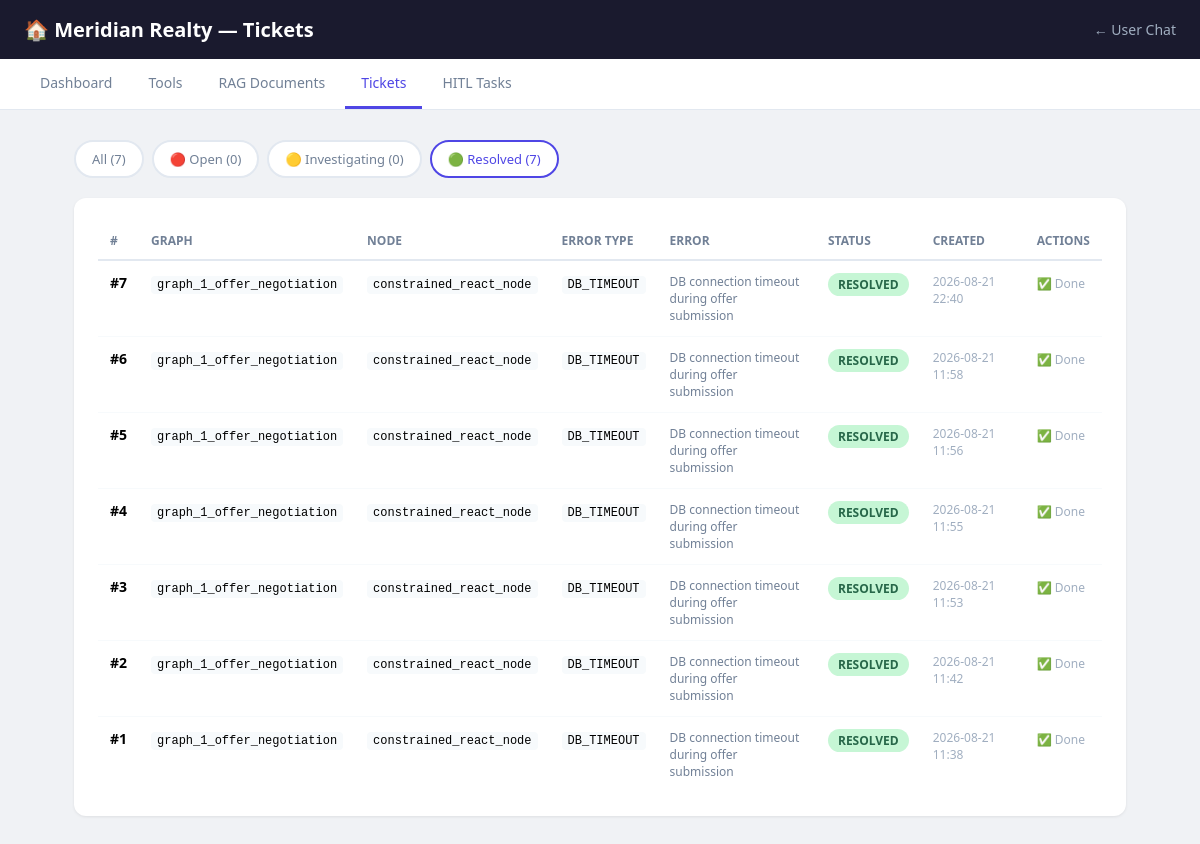
/admin/tickets?status=RESOLVED, run on the app's committed database.
### tables this page shows
CREATE TABLE tickets (
            ticket_id   INTEGER PRIMARY KEY AUTOINCREMENT,
            thread_id   TEXT NOT NULL,
            graph_name  TEXT NOT NULL,
            node_name   TEXT NOT NULL DEFAULT 'unknown',
            error_type  TEXT NOT NULL DEFAULT 'RUNTIME_ERROR',
            error_message TEXT NOT NULL,
            state_snapshot TEXT,
            status      TEXT NOT NULL DEFAULT 'OPEN',
            resolution  TEXT,
            created_at  TEXT DEFAULT (datetime('now')),
            updated_at  TEXT DEFAULT (datetime('now')),
            resolved_at TEXT
        );

### App.py (the view)
@app.route("/admin/tickets")
def admin_tickets():
    status = request.args.get("status")
    tickets = list_tickets(status=status, limit=50)
    summary = get_ticket_summary()
    return render_template("tickets.html", tickets=tickets, summary=summary,
                           current_status=status)

### state_graph/ticket_system.py (called while the page is built)
def _get_conn() -> sqlite3.Connection:
    conn = sqlite3.connect(str(DB_PATH), check_same_thread=False)
    conn.row_factory = sqlite3.Row
    return conn

def list_tickets(
    status: str | None = None,
    graph_name: str | None = None,
    limit: int = 50,
) -> list[dict[str, Any]]:
    conn = _get_conn()
    query = "SELECT * FROM tickets WHERE 1=1"
    params: list[Any] = []
    if status:
        query += " AND status = ?"
        params.append(status)
    if graph_name:
        query += " AND graph_name = ?"
        params.append(graph_name)
    query += " ORDER BY created_at DESC LIMIT ?"
    params.append(limit)
    rows = conn.execute(query, params).fetchall()
    conn.close()
    tickets = []
    for row in rows:
        t = dict(row)
        if t.get("state_snapshot"):
            try:
                t["state_snapshot"] = json.loads(t["state_snapshot"])
            except Exception:
                pass
        tickets.append(t)
    return tickets

def get_ticket_summary() -> dict[str, int]:
    conn = _get_conn()
    rows = conn.execute(
        "SELECT status, COUNT(*) as cnt FROM tickets GROUP BY status"
    ).fetchall()
    conn.close()
    return {row["status"]: row["cnt"] for row in rows}

### templates/Tickets.HTML (shortened to what this page needs)
<!DOCTYPE html>
<html lang="en">
<head>
</head>
<body>
<div class="header">
    <h1>🏠 Meridian Realty — Tickets</h1>
    <a href="/">← User Chat</a>
</div>
<div class="nav">
    <a href="/admin">Dashboard</a>
    <a href="/admin/tools">Tools</a>
    <a href="/admin/rag">RAG Documents</a>
    <a href="/admin/tickets" class="active">Tickets</a>
    <a href="/admin/hitl">HITL Tasks</a>
</div>
<div class="content">
    <div class="filters">
        <a href="/admin/tickets" class="filter-btn {{ 'active' if not current_status }}">All ({{ (summary.values()|sum) }})</a>
        <a href="/admin/tickets?status=OPEN" class="filter-btn {{ 'active' if current_status == 'OPEN' }}">🔴 Open ({{ summary.get('OPEN', 0) }})</a>
        <a href="/admin/tickets?status=INVESTIGATING" class="filter-btn {{ 'active' if current_status == 'INVESTIGATING' }}">🟡 Investigating ({{ summary.get('INVESTIGATING', 0) }})</a>
        <a href="/admin/tickets?status=RESOLVED" class="filter-btn {{ 'active' if current_status == 'RESOLVED' }}">🟢 Resolved ({{ summary.get('RESOLVED', 0) }})</a>
    </div>
    <div class="section">
        {% if tickets %}
        <table>
            <tr>
                <th>#</th><th>Graph</th><th>Node</th><th>Error Type</th>
                <th>Error</th><th>Status</th><th>Created</th><th>Actions</th>
            </tr>
            {% for t in tickets %}
            <tr id="ticket-{{ t.ticket_id }}">
                <td><strong>#{{ t.ticket_id }}</strong></td>
                <td><code>{{ t.graph_name }}</code></td>
                <td><code>{{ t.node_name }}</code></td>
                <td><code>{{ t.error_type }}</code></td>
                <td style="max-width:200px;font-size:12px;color:#718096">{{ t.error_message[:80] }}{% if t.error_message|length > 80 %}...{% endif %}</td>
                <td><span class="badge {{ t.status.lower() }}" id="badge-{{ t.ticket_id }}">{{ t.status }}</span></td>
                <td style="font-size:12px;color:#a0aec0">{{ t.created_at[:16] if t.created_at else '—' }}</td>
                <td>
                    {% if t.status == 'OPEN' %}
                    <button class="btn btn-yellow" onclick="updateTicket({{ t.ticket_id }}, 'INVESTIGATING', 'Under investigation')">Investigate</button>
                    {% elif t.status == 'INVESTIGATING' %}
                    <button class="btn btn-green" onclick="resolveTicket({{ t.ticket_id }})">Resolve</button>
                    {% else %}
                    <span style="color:#a0aec0;font-size:12px">✅ Done</span>
                    {% endif %}
                </td>
            </tr>
            {% endfor %}
        </table>
        {% else %}
        <div class="empty">No tickets found ✅</div>
        {% endif %}
    </div>
</div>
</body>
</html>

### templates/Tickets.HTML (style rules this page uses)
* { margin: 0; padding: 0; box-sizing: border-box; }
body { font-family: 'Segoe UI', sans-serif; background: #f0f2f5; }
.header { background: #1a1a2e; color: white; padding: 16px 24px; display: flex; align-items: center; justify-content: space-between; }
.header h1 { font-size: 20px; }
.header a { color: #a0aec0; text-decoration: none; font-size: 14px; }
.nav { background: white; border-bottom: 1px solid #e2e8f0; padding: 0 24px; display: flex; gap: 4px; }
.nav a { padding: 14px 16px; color: #718096; text-decoration: none; font-size: 14px; border-bottom: 3px solid transparent; }
.nav a:hover, .nav a.active { color: #4f46e5; border-bottom-color: #4f46e5; }
.content { max-width: 1100px; margin: 30px auto; padding: 0 24px; }
.filters { display: flex; gap: 8px; margin-bottom: 20px; flex-wrap: wrap; }
.filter-btn { padding: 8px 16px; border: 2px solid #e2e8f0; border-radius: 20px; cursor: pointer; font-size: 13px; background: white; text-decoration: none; color: #718096; }
.filter-btn.active, .filter-btn:hover { border-color: #4f46e5; color: #4f46e5; }
.section { background: white; border-radius: 12px; padding: 24px; box-shadow: 0 1px 3px rgba(0,0,0,0.08); }
table { width: 100%; border-collapse: collapse; }
th { text-align: left; padding: 10px 12px; font-size: 12px; text-transform: uppercase; color: #718096; border-bottom: 2px solid #e2e8f0; }
td { padding: 12px; font-size: 14px; border-bottom: 1px solid #f7fafc; vertical-align: top; }
tr:last-child td { border-bottom: none; }
.badge { display: inline-block; padding: 3px 10px; border-radius: 12px; font-size: 12px; font-weight: 600; }
.badge.resolved { background: #c6f6d5; color: #276749; }
code { background: #f7fafc; padding: 2px 6px; border-radius: 4px; font-size: 12px; }

### data on the page
tickets: ticket_id "7", graph_name "graph_1_offer_negotiation", node_name "constrained_react_node", error_type "DB_TIMEOUT", error_message "DB connection timeout during offer submission", status "RESOLVED", created_at "2026-08-21 22:40", shows "✅ Done"
tickets: ticket_id "6", graph_name "graph_1_offer_negotiation", node_name "constrained_react_node", error_type "DB_TIMEOUT", error_message "DB connection timeout during offer submission", status "RESOLVED", created_at "2026-08-21 11:58", shows "✅ Done"
tickets: ticket_id "5", graph_name "graph_1_offer_negotiation", node_name "constrained_react_node", error_type "DB_TIMEOUT", error_message "DB connection timeout during offer submission", status "RESOLVED", created_at "2026-08-21 11:56", shows "✅ Done"
tickets: ticket_id "4", graph_name "graph_1_offer_negotiation", node_name "constrained_react_node", error_type "DB_TIMEOUT", error_message "DB connection timeout during offer submission", status "RESOLVED", created_at "2026-08-21 11:55", shows "✅ Done"
tickets: ticket_id "3", graph_name "graph_1_offer_negotiation", node_name "constrained_react_node", error_type "DB_TIMEOUT", error_message "DB connection timeout during offer submission", status "RESOLVED", created_at "2026-08-21 11:53", shows "✅ Done"
tickets: ticket_id "2", graph_name "graph_1_offer_negotiation", node_name "constrained_react_node", error_type "DB_TIMEOUT", error_message "DB connection timeout during offer submission", status "RESOLVED", created_at "2026-08-21 11:42", shows "✅ Done"
tickets: ticket_id "1", graph_name "graph_1_offer_negotiation", node_name "constrained_react_node", error_type "DB_TIMEOUT", error_message "DB connection timeout during offer submission", status "RESOLVED", created_at "2026-08-21 11:38", shows "✅ Done"

### other printed values
{{ (summary.values()|sum) }} "7"
{{ summary.get('OPEN', 0) }} "0"
{{ summary.get('INVESTIGATING', 0) }} "0"
{{ summary.get('RESOLVED', 0) }} "7"
